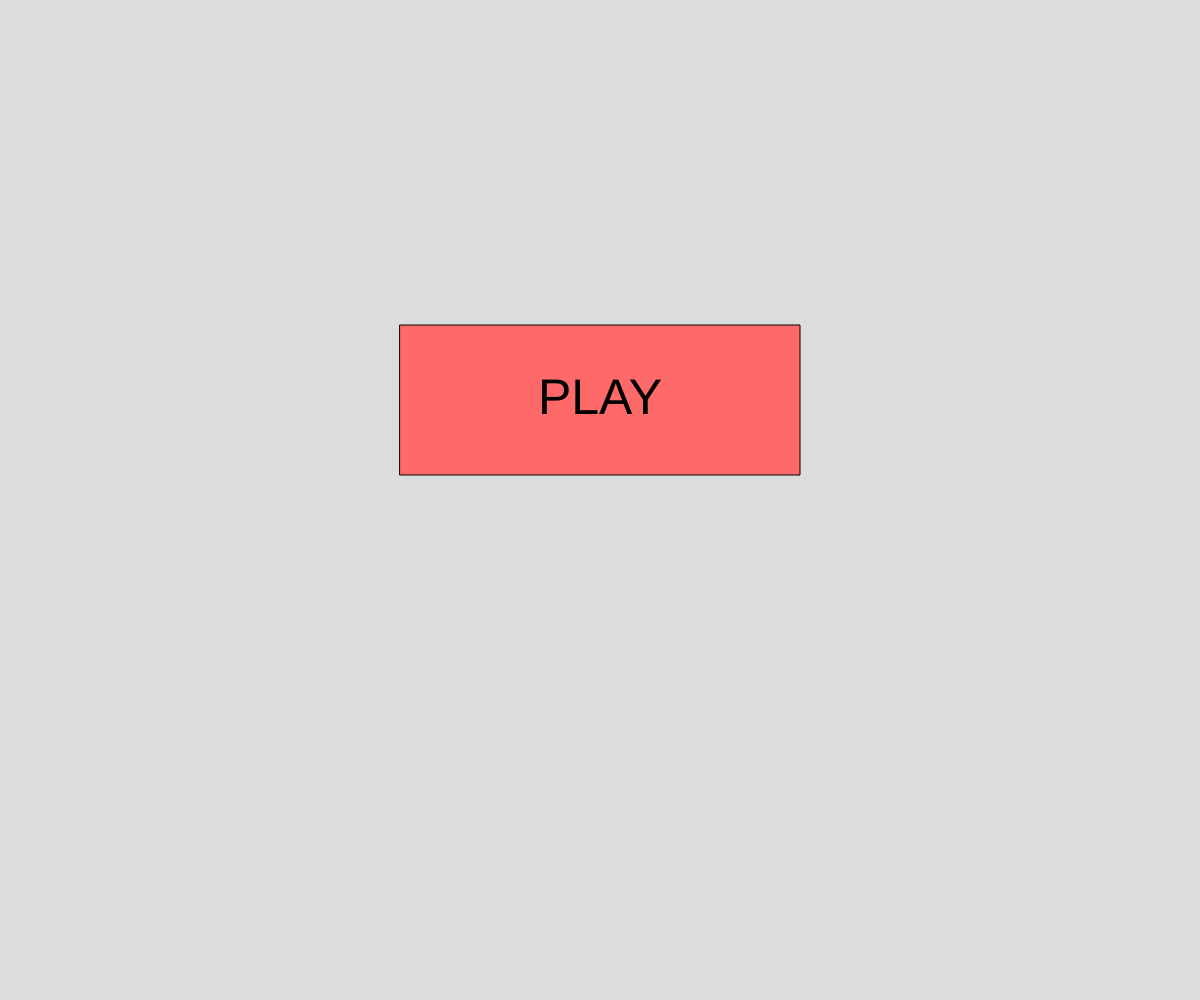
Frame 1 (no input)
Frame 60 (no input): identical to frame 1, image omitted
Frame 120 (the mouse pressed at the canvas centre since frame 60): identical to frame 1, image omitted

The p5.js sketch that drew this single still picture (run headless with seeded random() and noise() and a simulated clock; from frame 60 on, the mouse is pressed at the canvas centre):

// p5.js sketch
// ── sketch.js
// State Variable Assigment - kind of uhhhhh ping pong
// Jenna Doucette
// October 16, 2019
//
// Extra for Experts:
// - describe what you did to take this project "above and beyond"

let x;
let y;
let dx;
let dy;
let radius = 10;
let rectSize = 100;
let state = "menu";

let r = 255;
let g = 255;
let b = 255;
let fails = 1;
let myScore = 0;

let paddleHeight;
let paddleWidth;
let paddleX;

let colours = ["red", "green", "blue", "purple", "yellow", "orange"]

function setup() {
  createCanvas(windowWidth, windowHeight);
  x = width/2;
  y = height/2;
  dx = random(5, 10);
  dy = random(5, 10);
  background(100);
  let paddleHeight = 10;
  let paddleWidth = 75;
  let paddleX = (windowWidth-paddleWidth) / 2;


}

function draw() {
  background(220);
  if (state === "menu") {
    showMenu();
    isButtonClicked();
  }
  else if (state === "circle") {    
    paddle();
    kingJulien();
    displayCircle();
  }
  else if (state === "fail") {
    failure();
  }
  
  else if (state === "you suck"){
    really();
    isButtonClicked();
  }


}


function paddle(){
  rect(mouseX-50, windowHeight-100, 100, 10)
  fill('black');

}


function showMenu() {
  // shows play button
  rectMode(CENTER);
  fill(255, 105, 105);
  rect(width/2, height/2 - 100, 400, 150);
  textAlign(CENTER, CENTER);
  textSize(50);
  fill(0);
  text("PLAY", width/2, height/2 - 100);
}

function isButtonClicked() {
  if (mouseIsPressed) {
    // check if the play button is pressed
    if (mouseX > width/2 - 200 && mouseX < width/2 + 200 &&
        mouseY > height/2 - 100 - 75 && mouseY < height/2 - 100 + 75) {
          state = "circle";
    }
  }
}

function windowResized() {
  setup();
}

function kingJulien() {
  // I like to move it move it 
  x += dx;
  y += dy;
}


function displayCircle() {
  // bounce if needed
  text('score: ' + myScore, 200, 200); // explains your score

  if (x > windowWidth - radius/2 || x < 0  + radius/2) { //sets up boucing off sides
    dx *= -1; 
  }
  
  
  if (y  < 0  + radius/2) { // bounces off top
    dy *= -1;}
  
  
  if (x >= mouseX-100 && x <= mouseX && y > windowHeight-110){  // adds point when the ball hits the paddle
    dy *= -1;
    myScore = myScore+1;
    textSize(40);
    fill('white');
    textFont('Georgia');
    text('score: ' + myScore, 200, 200);

  if ( y > windowHeight - 100){
    state = "fail";
    }
  }

  fill(0);
  circle(x, y, radius);
}

function failure(){
  clear();
  background(220, 20, 60);
  textSize(40);
  textFont('Georgia');
  text('YOU FAILED', windowWidth/2, windowHeight/2, 500, 500);
  text('press space to continue', windowWidth/2-100, windowHeight/2+200, 500, 500)
  text('you lost ' + fails + " game(s)", 200, 200)
  
  
  if (keyIsPressed){ // clears screen and resets the paddle, score = 0, and restarts the game
    if (keycode === 32){
      myScore = 0;
      x = width/2;
      y = height/2; 
      dx = random(5, 15);
      dy = random(5, 15);
      fails = fails + 1;
    
      if (fails > 1){
        state = "you suck"
      }
  
      else{ 
        state = "menu"
      }
    }
  }
}

function really(){
  rectMode(CENTER);
  fill(255, 105, 105);
  rect(width/2, height/2 - 100, 400, 150);
  textAlign(CENTER, CENTER);
  textSize(20);
  fill(0);
  text("are you sure you want to keep playing", width/2, height/2 - 100);
  textSize(40);
  isButtonClicked();
}
